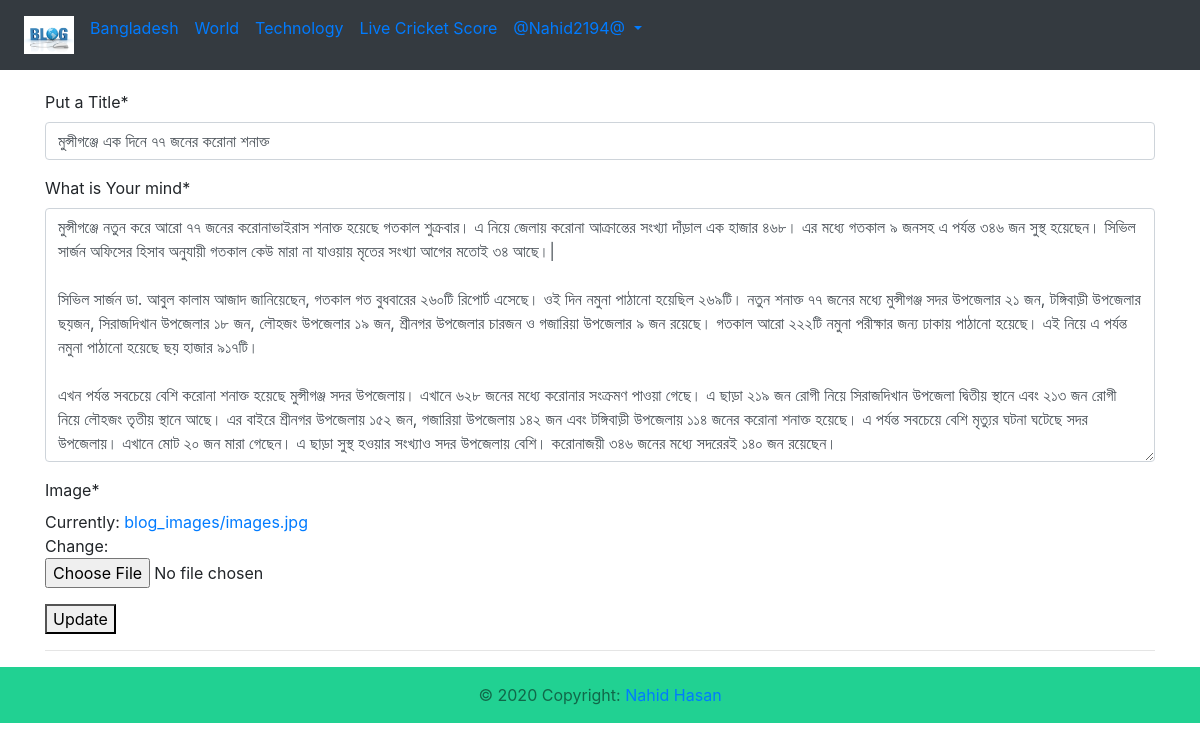
/blog/edit-blog/5/ (signed in), run on the app's committed database.
### Blog_App/models.py (models this page shows, shortened)
class Blog(models.Model):
    author = models.ForeignKey(User,on_delete=models.CASCADE,related_name='post_author')
    blog_title= models.CharField(max_length=264,verbose_name='Put a Title')
    slug = models.SlugField(max_length=264,unique=True)
    blog_content = models.TextField(verbose_name='What is Your mind')
    blog_image = models.ImageField(upload_to='blog_images',verbose_name='Image',blank=False)
    publish_date = models.DateTimeField(auto_now_add=True)
    update_date = models.DateTimeField(auto_now=True)
    class Meta:
       ordering = ('-publish_date',)

### Blog_App/views.py (the view, shortened to what this page needs)
# urls.py: path('edit-blog/<pk>/',views.UpdateBlogs.as_view(),name='edit_blog'),
class UpdateBlogs(LoginRequiredMixin,UpdateView):
    model = Blog
    fields = ('blog_title','blog_content','blog_image')
    template_name='Blog_App/edit_blog.html'

### templates/Blog_App/edit_blog.html (shortened to what this page needs)
{% extends 'base.html' %}
{% load crispy_forms_tags %}
{% block body_block %}
{% if blog.author == user %}
<form  method="POST" >
{{form|crispy}}
<button type="submit" name="button">Update</button>
</form>
<hr>
{% else %}
<p>You are Not Ther Author </p>
{% endif %}
{% endblock %}

### templates/base.html (shortened to what this page needs)
<!DOCTYPE html>
<html lang="en" dir="ltr">
<head>
<link rel="stylesheet" href="https://maxcdn.bootstrapcdn.com/bootstrap/4.4.1/css/bootstrap.min.css">
 <link href="https://maxcdn.bootstrapcdn.com/font-awesome/4.7.0/css/font-awesome.min.css" rel="stylesheet">
</head>
<body>
<nav class="navbar navbar-expand-sm navbar-primary bg-dark">
<ul class="navbar-nav">
<li class="nav-item active">
 <a class="nav-link" href="{% url 'index' %}"><img src="/media/logo.png" width='50px'></a>
</li>
<li class="nav-item active" >
 <a class="nav-link" href="#"  >Bangladesh</a>
</li>
<li class="nav-item active" >
 <a class="nav-link" href="#">World</a>
</li>
<li class="nav-item active" >
 <a class="nav-link" href="#">Technology</a>
</li>
<li class="nav-item active" >
 <a class="nav-link" href="#">Live Cricket Score</a>
</li>
{% if user.is_authenticated %}
<div class="nav-item dropdown">
  <a class="nav-link dropdown-toggle" href="#" id="navbardrop" data-toggle="dropdown">
          @{{user.username}}
  </a>
{% endif %}
</ul>
</nav>
<div class="container" style="padding-top:20px">
{% block body_block %}
{% endblock %}
</div>
<footer class="page-footer font-small blue-grey lighten-5">
  <div style="background-color: #21d192;">
    <div class="container">
       <div class="footer-copyright text-center text-black-50 py-3">© 2020 Copyright:
    <a class="dark-grey-text" href="#"> Nahid Hasan</a>
  </div>
      </div>
    </div>
</footer>
</body>
</html>

### data on the page
Blog: blog_title "মুন্সীগঞ্জে এক দিনে ৭৭ জনের করোনা শনাক্ত", blog_content "মুন্সীগঞ্জে নতুন করে আরো ৭৭ জনের করোনাভাইরাস শনাক্ত হয়েছে গতকাল শুক্রবার। এ নিয়ে জেলায় করোনা আক্রান্তের সংখ্যা দাঁড়াল এক হাজার ৪৬৮। এর মধ্যে গতকাল ৯ জনসহ এ পর্যন্ত ৩৪৬ জন সুস্থ হয়েছেন। সিভিল সার্জন অফিসের হিসাব অনুযায়ী গতকাল কেউ মারা না যাওয়ায় মৃতের সংখ্যা আগের মতোই ৩৪ আছে।| সিভিল সার্জন ডা. আবুল কালাম আজাদ জানিয়েছেন, গতকাল গত বুধবারের ২৬০টি রিপোর্ট এসেছে। ওই দিন নমুনা পাঠানো হয়েছিল ২৬৯টি। নতুন শনাক্ত ৭৭ জনের মধ্যে মুন্সীগঞ্জ সদর উপজেলার ২১ জন, টঙ্গিবাড়ী উপজেলার ছয়জন, সিরাজদিখান উপজেলার ১৮ জন, লৌহজং উপজেলার ১৯ জন, শ্রীনগর উপজেলার চারজন ও গজারিয়া উপজেলার ৯ জন রয়েছে। গতকাল আরো ২২২টি নমুনা পরীক্ষার জন্য ঢাকায় পাঠানো হয়েছে। এই নিয়ে এ পর্যন্ত নমুনা পাঠানো হয়েছে ছয় হাজার ৯১৭টি। এখন পর্যন্ত সবচেয়ে…"

### other printed values
{{ user.username }} "Nahid2194@"
